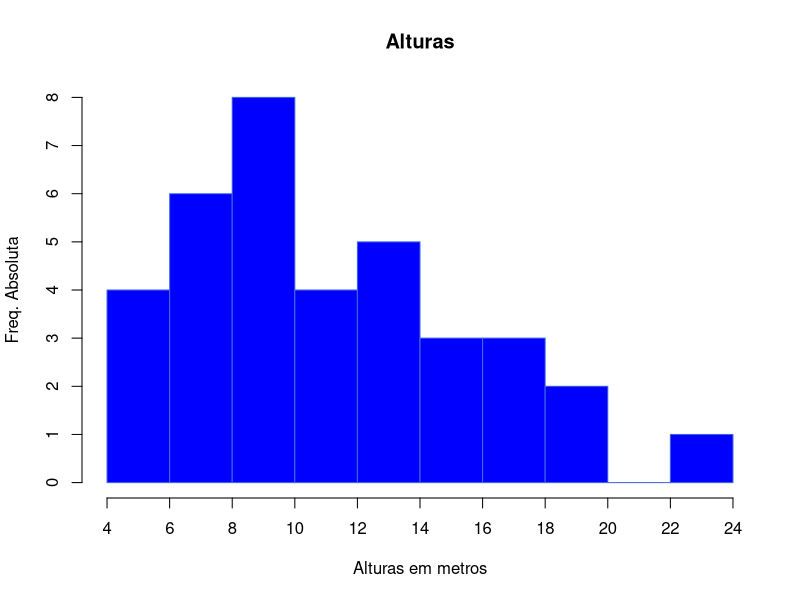

The R source for this figure:
library(readxl)
exercicio9 = read_excel("./dados/exercicio9.xls")
x = exercicio9$`Salários`

range(x)

AT <- ceiling((max(x)- min(x)))
AT

k <- AT/2
k
h <- 2
h
infclass <- min(x)
supclass <- infclass+(k*h)
brk <-seq(infclass,supclass,h)
brk
tabela<-table(cut(x,breaks = brk, right = FALSE))
tabela
hist(x,  
     main = "Alturas", 
     xlab = "Alturas em metros", ylab = "Freq. Absoluta", 
     col = c("blue"), 
     border = c("royalblue"),
     breaks = brk,
     right = FALSE,
     axes = FALSE
)
axis(1, at=seq(infclass,supclass,h))
axis(2, at=seq(0,max(tabela),1))


